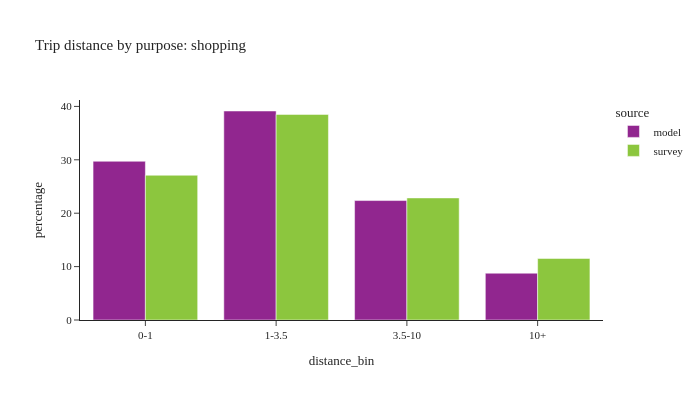

The notebook cell this image was saved under:
### Code cell
plot_bins(trip, trip['dpurp'] == 5, 'shopping')

### Figure 1 — Plotly figure (JSON) as saved in the notebook; plotly's stock layout.template omitted (floating-point values rounded to 4 significant figures)
{"data": [{"alignmentgroup": "True", "customdata": [[619145], [815227], [465905], [182537]], "hovertemplate": "source=model<br>distance_bin=%{x}<br>percentage=%{y}<br>sample count=%{customdata[0]}<extra></extra>", "legendgroup": "model", "marker": {"color": "#91268F", "pattern": {"shape": ""}}, "name": "model", "offsetgroup": "model", "orientation": "v", "showlegend": true, "textposition": "auto", "type": "bar", "x": ["0-1", "1-3.5", "3.5-10", "10+"], "xaxis": "x", "y": [29.73, 39.14, 22.37, 8.764], "yaxis": "y"}, {"alignmentgroup": "True", "customdata": [[1161], [1244], [775], [328]], "hovertemplate": "source=survey<br>distance_bin=%{x}<br>percentage=%{y}<br>sample count=%{customdata[0]}<extra></extra>", "legendgroup": "survey", "marker": {"color": "#8CC63E", "pattern": {"shape": ""}}, "name": "survey", "offsetgroup": "survey", "orientation": "v", "showlegend": true, "textposition": "auto", "type": "bar", "x": ["0-1", "1-3.5", "3.5-10", "10+"], "xaxis": "x", "y": [27.11, 38.5, 22.86, 11.53], "yaxis": "y"}], "layout": {"barmode": "group", "font": {"size": 11}, "height": 400, "legend": {"title": {"text": "source"}, "tracegroupgap": 0}, "title": {"text": "Trip distance by purpose: shopping"}, "width": 700, "xaxis": {"anchor": "y", "domain": [0.0, 1.0], "title": {"text": "distance_bin"}}, "yaxis": {"anchor": "x", "domain": [0.0, 1.0], "title": {"text": "percentage"}}}}
